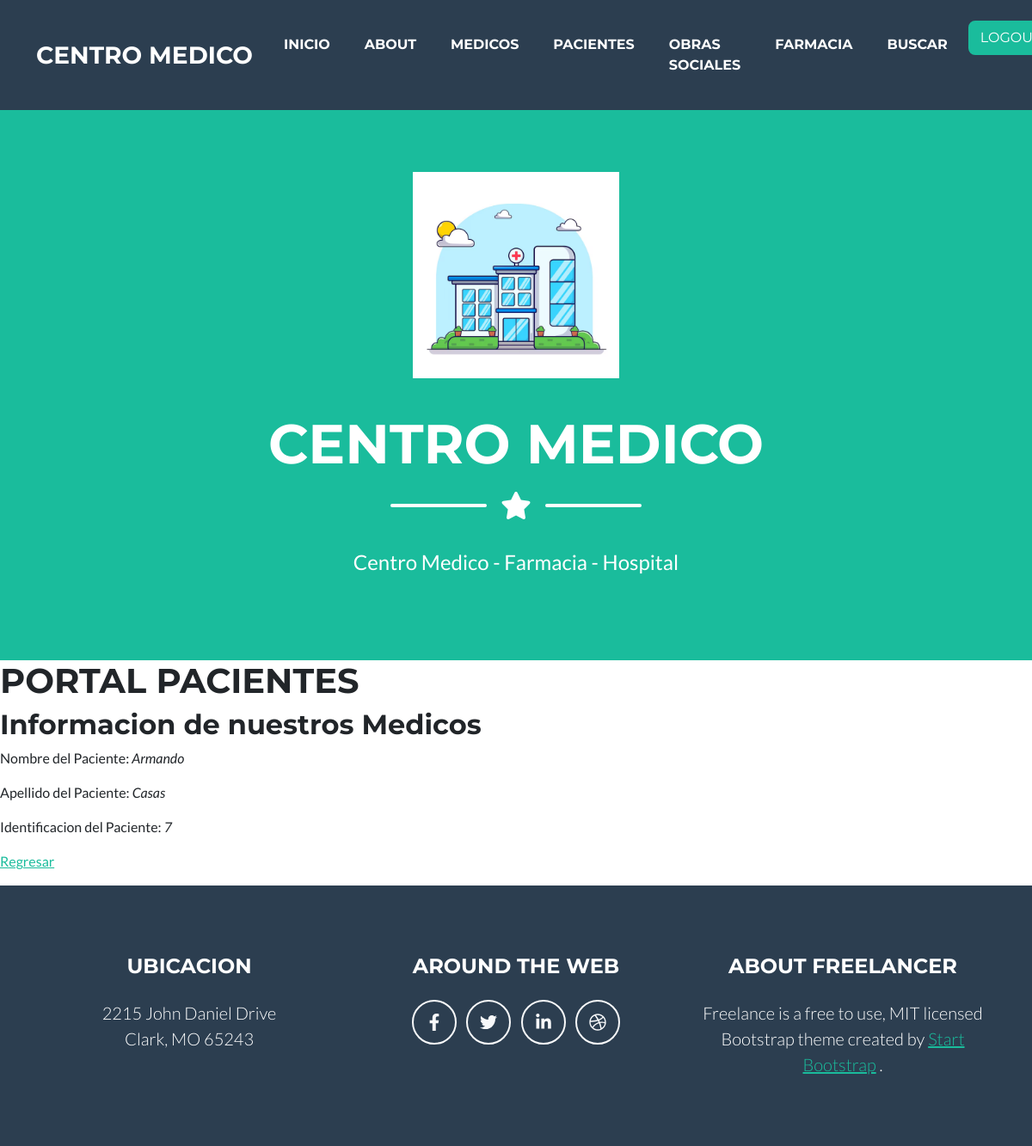
Screenshot of /paciente_detail/3/ (signed in) with the database file from the repository.
### centromed/models.py (models this page shows, shortened)
class Paciente (models.Model):
    nombre= models.CharField(max_length=20)
    apellido= models.CharField(max_length=20)
    ident= models.IntegerField()
    email= models.EmailField()
    habitacion= models.IntegerField()

### centromed/views.py (the view)
# urls.py: path("paciente_detail/<pk>/", PacienteDetailView.as_view(), name= "paciente_detail"),
class PacienteDetailView(LoginRequiredMixin, DetailView):
    model= Paciente
    template_name= "centromed/paciente_detail.html"

### centromed/templates/centromed/paciente_detail.html (shortened to what this page needs)
{% extends 'centromed/base.html' %}
{% block mutable %}
    <h1>PORTAL PACIENTES</h1>
    <h2>Informacion de nuestros Medicos</h2>
    <p>Nombre del Paciente: <i>{{paciente.nombre}}</i></p>
    <p>Apellido del Paciente: <i>{{paciente.apellido}}</i></p>
    <p>Identificacion del Paciente: <i>{{paciente.ident}}</i></p>
    <p>
        <a href="{% url 'paciente_lista' %}">Regresar</a>
    </p>
{% endblock %}

### rows the page displays
Paciente: nombre "Armando", apellido "Casas", ident "7"
